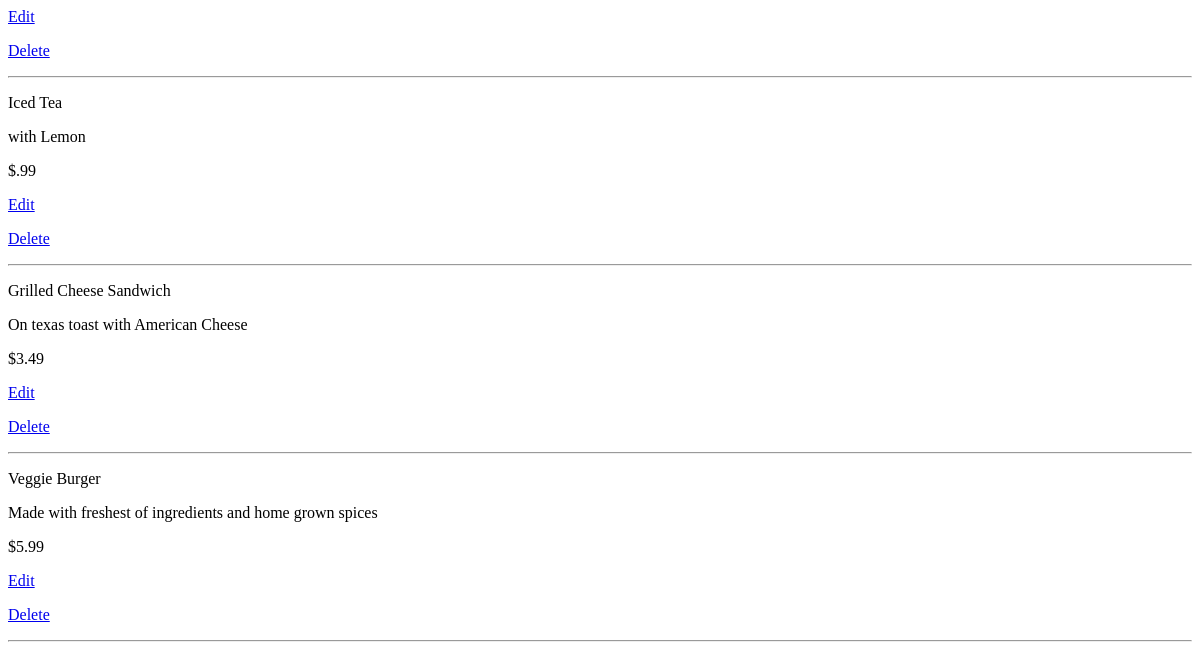
The app's page /restaurant/1/ (lower part), older data.
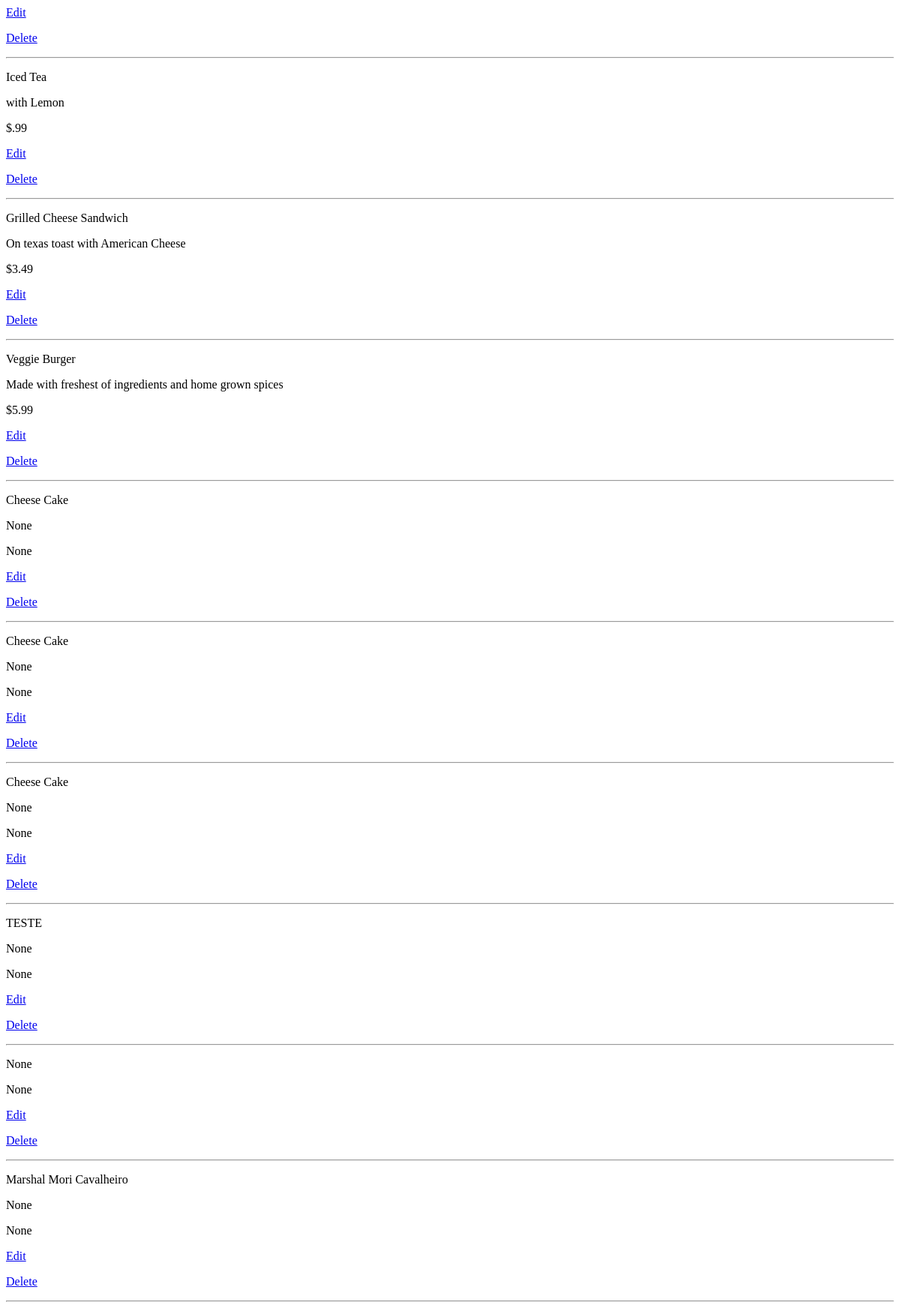
The same page, newer data.
### database_setup.py (models this page shows)
class MenuItem(Base):
    __tablename__ = 'menu_item'
    name =Column(String(80), nullable = False)
    id = Column(Integer, primary_key = True)
    description = Column(String(250))
    price = Column(String(8))
    course = Column(String(250))
    restaurant_id = Column(Integer,ForeignKey('restaurant.id'))
    restaurant = relationship(Restaurant)

### project.py (the view)
@app.route('/')
@app.route('/restaurant/<int:restaurant_id>/')
def restaurantMenu(restaurant_id):
    restaurant = session.query(Restaurant).filter_by(id=restaurant_id).one()
    items = session.query(MenuItem).filter_by(restaurant_id=restaurant.id)
    return render_template('menu.html', restaurant=restaurant, items=items)

### templates/menu.html (shortened to what this page needs)
<!DOCTYPE html>
<html lang="pt-br" dir="ltr">
  <head>
  </head>
  <body>
    {% for i in items %}
      <div>
        <p>{{ i.name }}</p>
        <p>{{ i.description }}</p>
        <p>{{ i.price }}</p>
        <p>
          <a href='{{ url_for('editMenuItem', restaurant_id = restaurant.id,
                      menu_id = i.id) }}'>
                      Edit
          </a>
        </p>
        <p>
          <a href='{{ url_for('deleteMenuItem', restaurant_id = restaurant.id,
                      menu_id = i.id) }}'>
                      Delete
          </a>
        </p>
      </div>
      <hr>
    {% endfor %}
  </body>
</html>

Row changes from the older to the newer data that the page shows:
added MenuItem: name "Cheese Cake", description "None", price "None"
added MenuItem: name "Cheese Cake", description "None", price "None"
added MenuItem: name "Cheese Cake", description "None", price "None"
added MenuItem: name "TESTE", description "None", price "None"
added MenuItem: description "None", price "None"
added MenuItem: name "Marshal Mori Cavalheiro", description "None", price "None"
